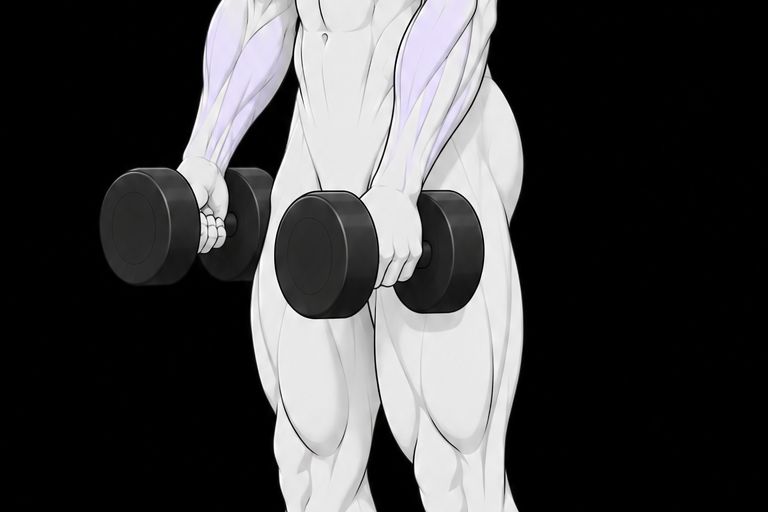
#> input picture docs/exercise-art/sources/straight-arm-pulldown/2026-10-16/originals/A-weight-window-landscape-2x-edit-target.png, 1536 x 1024 px, given in place of A.png, which was not available (shown at 1/2 size)
$ python reproduce.py
#> lines starting #> are read from the running program, lines starting #| are printed output that depends on the picture; after the words box and inside, x2 and y2 are one past the last pixel; in counts of white or black regions, pixels touching at a corner belong together; pictures that were not available may be replaced by others from this repository, and a replacement may not be noted
"""Portable native source recipe. Original pixels never change coordinates.

Equipment is separately authored. Same-coordinate source-colour restoration of
former occlusion is documented; it is not an exact original-pixel guarantee.
"""
from pathlib import Path
from io import BytesIO
from PIL import Image, ImageDraw, ImageFilter
import numpy as np, json, hashlib, zipfile, xml.etree.ElementTree as ET, math
P=Path(__file__).resolve().parent
C=P;I=C/'originals';O=C/'draft';O.mkdir(parents=True,exist_ok=True)
sha=lambda p:hashlib.sha256(p.read_bytes()).hexdigest()
size=(1024,1536);pad=(128,160);canvas=(1152,1728)
raw={n:np.array(Image.open(I/f'{n}.png').convert('RGB')) for n in ('A','B')}
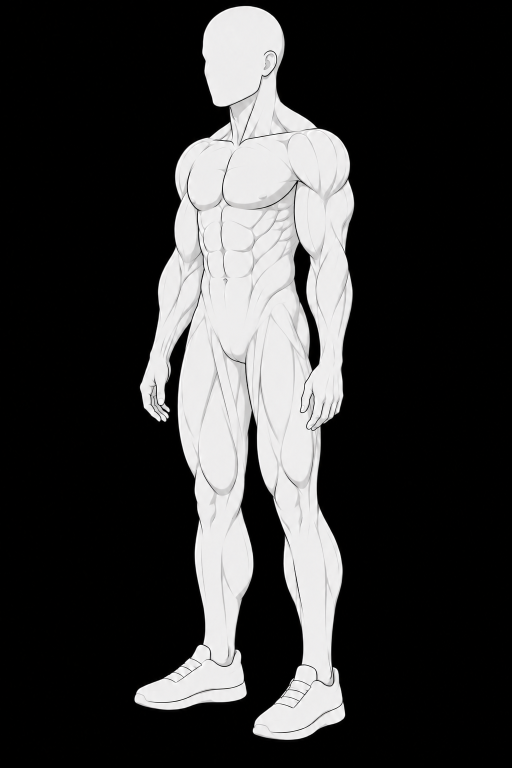
#> input picture docs/exercise-art/sources/straight-arm-pulldown/2026-10-16/originals/canonical-review-reference.png, 1024 x 1536 px, given in place of B.png, which was not available (shown at 1/2 size)
#> raw = 2 items
def poly(points):
    im=Image.new('L',size);ImageDraw.Draw(im).polygon(points,fill=255);return im
#> after `im = Image.new('L', size)`: im: PIL image 1024x1536 L; every value is 0
#> after `ImageDraw.Draw(im).polygon(points, fill=255)`:
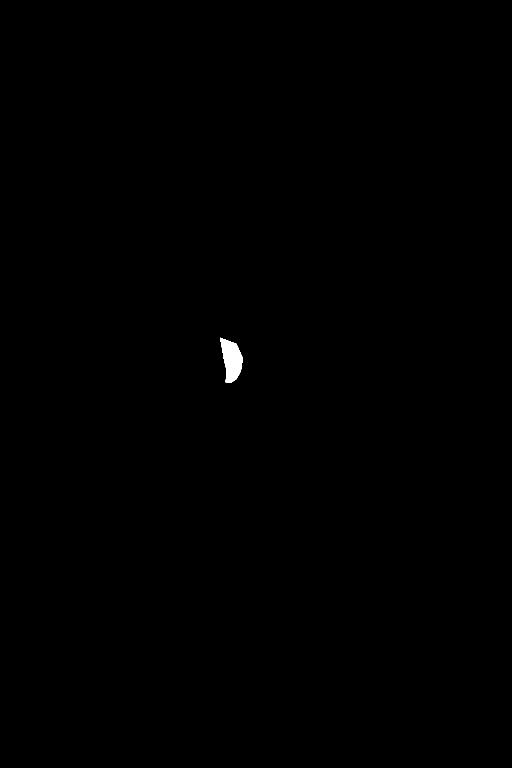
#> im: PIL image 1024x1536 L (shown at 1/2 size); 0.17% white; 1 white region, box (x1, y1, x2, y2) and area: (440, 675, 486, 766) 2597
def hand_mask(n):
    polygons=([[ (440,675),(472,687),(485,716),(481,742),(472,758),(462,765),(451,764),(453,741),(448,720)],
               [(627,697),(676,697),(682,737),(678,759),(668,783),(655,799),(643,800),(640,794),(632,801),(623,797),(629,774),(631,743)]] if n=='A' else
              [[(192,254),(219,251),(231,272),(229,298),(218,318),(207,329),(194,329),(194,315),(200,296)],
               [(389,259),(425,264),(443,283),(439,314),(424,338),(410,342),(403,339),(395,343),(386,339),(392,319)]])
    m=np.maximum.reduce([np.array(poly(p)) for p in polygons])>0
#> in poly (call 2), `ImageDraw.Draw(im).polygon(points, fill=255)`:
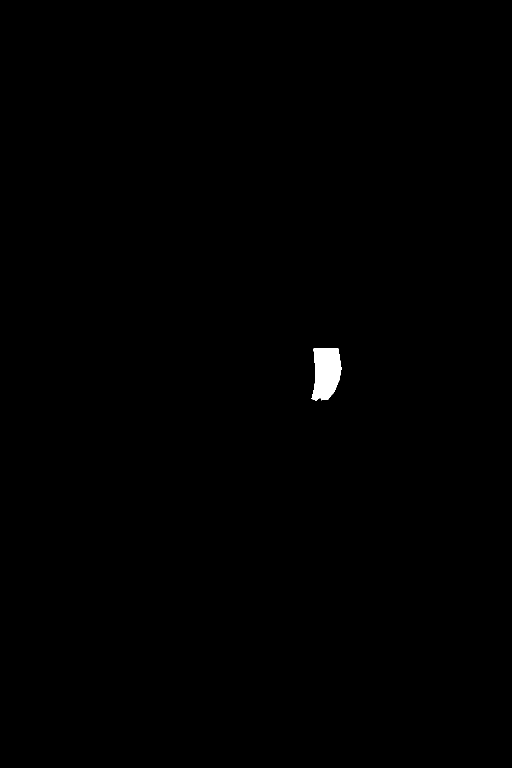
#> im: PIL image 1024x1536 L (shown at 1/2 size); 0.31% white; 1 white region, box (x1, y1, x2, y2) and area: (623, 697, 683, 802) 4867
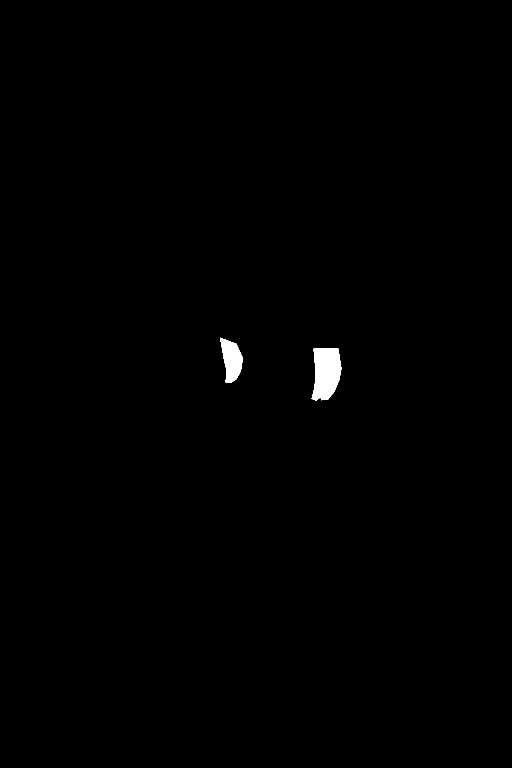
#> m: shape (1536, 1024) bool (shown at 1/2 size); 0.47% white; 2 white regions, box (x1, y1, x2, y2) and area: (623, 697, 683, 802) 4867, (440, 675, 486, 766) 2597
#> (the run stopped early here; a loop or call above may not have finished)
